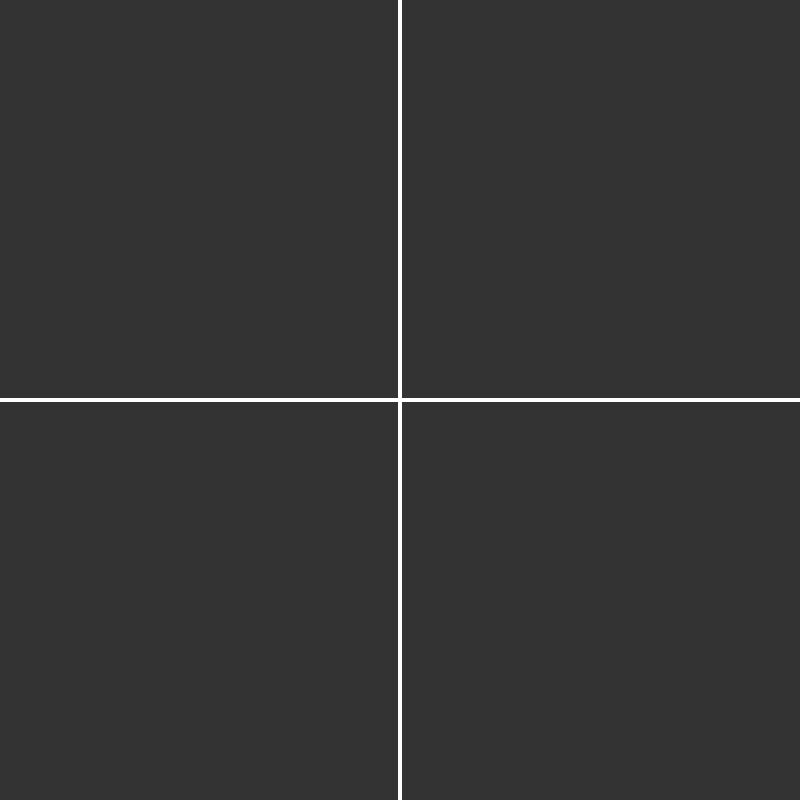
Frame 1 (no input)
Frame 60 (no input): identical to frame 1, image omitted
Frame 120 (the mouse pressed at the canvas centre since frame 60): identical to frame 1, image omitted

The p5.js sketch that drew this single still picture (run headless with seeded random() and noise() and a simulated clock; from frame 60 on, the mouse is pressed at the canvas centre):

// p5.js sketch
// ── sketch.js


function setup() {
  createCanvas(800, 800);
}

function draw() {
  background(54);
  axis();
}


function axis() {
  background(51);
  stroke(255);
  strokeWeight(4);
  push();

  translate(0,height/2);
  line(0,0,width,0);
  pop();
  push();

  translate(width/2,0);
  line(0,0,0,height)
}
